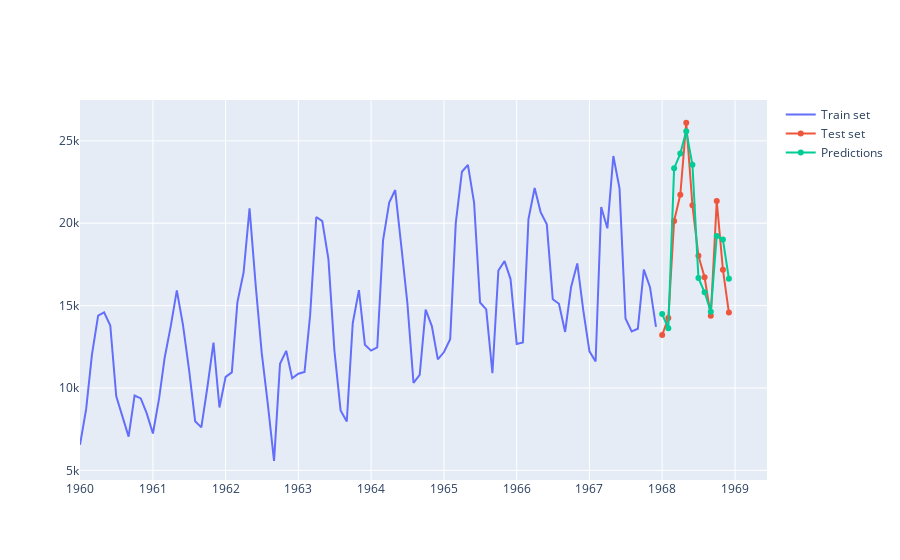

Write notebook code for a chart like this one.
### Code cell
trace1 = Scatter(x = train['Month'], y = train['Sales'], name = 'Train set')
trace2 = Scatter(x = test['Month'], y = test['Sales'], name = 'Test set')
trace3 = Scatter(x = test['Month'], y = test['preds'], name = 'Predictions')

iplot(Figure(data = [trace1, trace2, trace3]))
